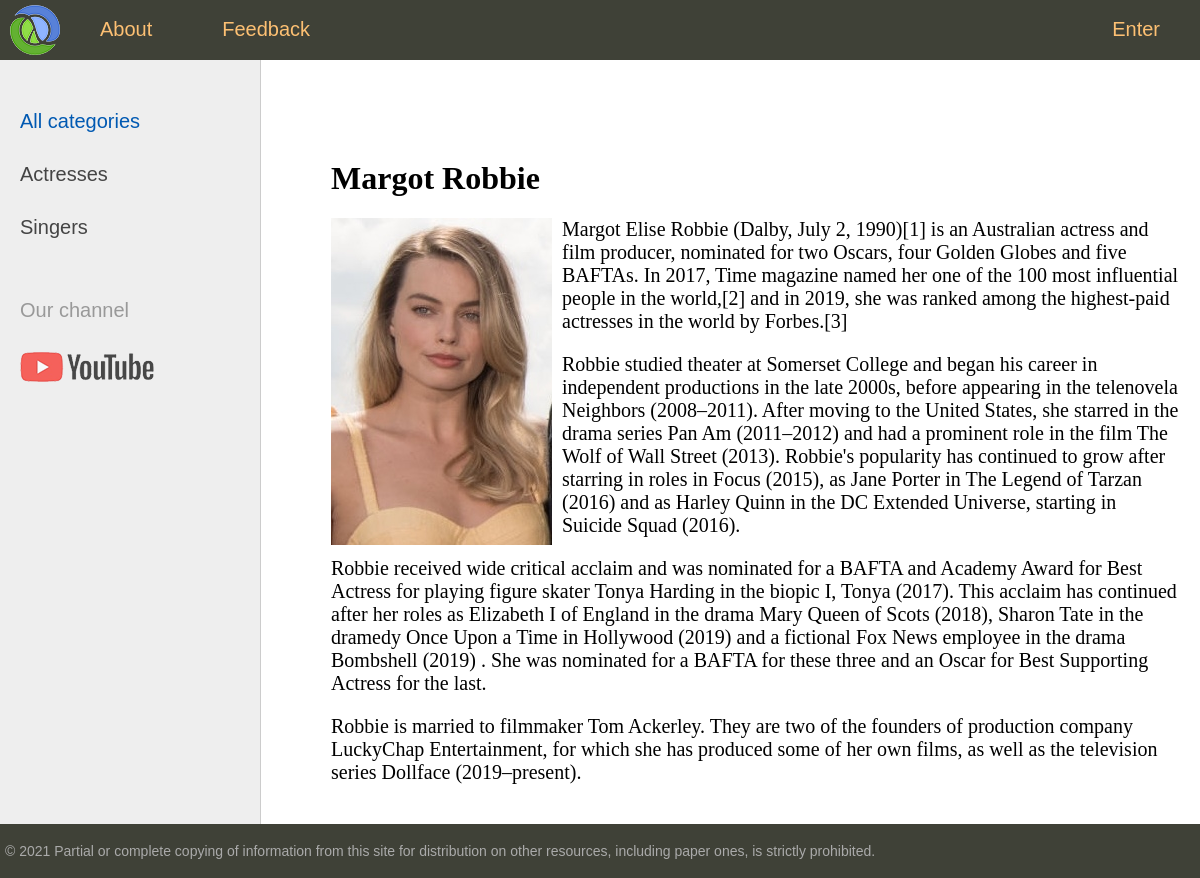
The page /post/margot-robbie/ on the database its author committed.
### women/models.py (models this page shows, shortened)
class Category(models.Model):
    name = models.CharField(max_length=100, db_index=True)
    slug = models.SlugField(max_length=255, unique=True, db_index=True, verbose_name="URL")
    def get_absolute_url(self):
        return reverse('category', kwargs={'cat_slug': self.slug})
    class Meta:
        verbose_name = 'Category'
        verbose_name_plural = 'Category'
        ordering = ['id']

class Women(models.Model):
    title = models.CharField(max_length=255)
    slug = models.SlugField(max_length=255, unique=True, db_index=True, verbose_name="URL")
    content = models.TextField(blank=True)
    photo = models.ImageField(upload_to="photos/%Y/%m/%d/")
    time_create = models.DateTimeField(auto_now_add=True)
    time_update = models.DateTimeField(auto_now=True)
    is_published = models.BooleanField(default=True)
    cat = models.ForeignKey('Category', on_delete=models.PROTECT)
    class Meta:
        verbose_name = 'Famous women'
        verbose_name_plural = 'Famous women'
        ordering = ['-time_create', 'title']

### women/views.py (the view)
# urls.py: path('post/<slug:post_slug>/', ShowPost.as_view(), name='post'),
class ShowPost(DataMixin, DetailView):
    model = Women
    template_name = 'women/post.html'
    slug_url_kwarg = 'post_slug'
    context_object_name = 'post'
    def get_context_data(self, *, object_list=None, **kwargs):
        context = super().get_context_data(**kwargs)
        c_def = self.get_user_context(title="post")
        return dict(list(context.items()) + list(c_def.items()))

### women/templatetags/women_tags.py (called while the page is built)
@register.inclusion_tag('women/list_categories.html')
def show_categories(sort=None, cat_selected=0):
    if not sort:
        cats = Category.objects.all()
    else:
        cats = Category.objects.order_by(sort)
    return {"cats": cats, "cat_selected": cat_selected}

### women/utils.py (called while the page is built)
    def get_user_context(self, **kwargs):
        context = kwargs
        cats = Category.objects.annotate(Count('women'))
        user_menu = menu.copy()
        if not self.request.user.is_authenticated:
            user_menu.pop(1)
        context['menu'] = user_menu
        context['cats'] = cats
        if 'cat_selected' not in context:
            context['cat_selected'] = 0
        return context

### women/templates/women/post.html
{% extends 'women/base.html' %}
{% block content %}
<h1>{{post.title}}</h1>
{% if post.photo %}
<p><img class ="img-article-left" src="{{post.photo.url}}" alt=""></p>
{% endif %}
{{post.content|linebreaks}}
{% endblock %}

### women/templates/women/base.html (shortened to what this page needs)
<!DOCTYPE html>
{% load static %}
{% load women_tags %}
<html>
<head>
    <link type="text/css" href="{% static 'women/css/styles.css' %}" rel="stylesheet"/>
</head>
<body>
<table class="table-page" border=0 cellpadding="0" cellspacing="0">
    <tr>
        <td valign=top>
            {% block mainmenu %}
            <div class="header">
                <ul id="mainmenu" class="mainmenu">
                    <li class="logo"><a href="{% url 'home' %}">
                        <div class="logo"></div>
                    </a></li>
                    {% for m in menu %}
                    {% if not forloop.last %}
                    <li><a href="{% url m.url_name %}">{{m.title}}</a></li>
                    {% else %}
                    <li class="last"><a href="{% url m.url_name %}">{{m.title}}</a></li>
                    {% endif %}
                    {% endfor %}
                </ul>
            </div>
            {% endblock mainmenu %}
            <table class="table-content" border=0 cellpadding="0" cellspacing="0">
                <tr>
                    <td valign="top" class="left-chapters">
                        <ul id="leftchapters">
                            {% if cat_selected == 0 %}
                            <li class="selected">All categories</li>
                            {% else %}
                            <li><a href="{% url 'home' %}">All categories</a></li>
                            {% endif %}
                            {% for c in cats %}
                            {% if c.women__count > 0 %}
                                {% if c.pk == cat_selected %}
                            <li class="selected">{{c.name}}</li>
                                {% else %}
                            <li><a href="{{ c.get_absolute_url }}">{{c.name}}</a></li>
                                {% endif %}
                            {% endif %}
                            {% endfor %}
                            <li class="share">
                                <p>Our channel</p>
                                <a class="share-yt"
                                   href="https://www.youtube.com/channel/UClJzWfGWuGJL2t-3dYKcHTA/playlists"
                                   target="_blank" rel="nofollow"></a>
                            </li>
                        </ul>
                    </td>
                    <td valign="top" class="content">
                        <div class="content-text">
                            {% block content %}
                            {% endblock %}
                        </div>
                    </td>
                </tr>
            </table>
        </td>
    </tr>
    <tr>
        <td valign=top>
            <div id="footer">
                <p>&copy; 2021 Partial or complete copying of information from this site for distribution on other
                    resources, including paper ones, is strictly prohibited.</p>
            </div>
        </td>
    </tr>
</table>
</body>
</html>

### women/static/women/css/styles.css (style rules this page uses)
html, body { font-family: 'Arial'; margin: 0; padding: 0; height: 100%; width: 100%; color: #444; }
a { color: #0059b2; text-decoration: none; }
img { max-width: 600px; height: auto; }
img.img-article-left { max-width: 300px; height: auto; float: left; padding: 0 10px 10px 0; }
.table-page { width: 100%; height: 100%; vertical-align: top; }
.table-page tr { height: 100%; }
.header { background: #3F4137; height: 60px; }
.logo { background: url('../images/logo.png') no-repeat 10px 5px; width: 70px; height: 60px; }
ul.mainmenu { list-style: none; margin: 0; padding: 0; height: 60px; color: #fdc073; font-size: 20px; overflow: hidden; }
ul.mainmenu li { float: left; margin: 18px 40px 0 30px; }
ul.mainmenu li.logo { margin: 0; }
ul.mainmenu li.last { float: right; }
ul.mainmenu li a { color: #fdc073; text-decoration: none; }
.table-content { width: 100%; min-height: 100%; height: 100%; }
.left-chapters { margin: 0; background: #eee; border-right: 1px solid #ccc; min-height: 100%; }
.left-chapters ul { width: 230px; min-height: 100%; margin: 0; padding: 20px 10px 10px 20px; list-style: none; font-size: 20px; }
.left-chapters ul li { margin: 30px 0 0 0; color: #999; }
.left-chapters ul li.selected { color: #0059b2; }
.left-chapters ul li a { color: #444; text-decoration: none; }
.left-chapters ul li.share { margin: 60px 0 0 0; }
.left-chapters ul li.share p { margin: 30px 0 30px 0; }
.left-chapters ul li.share a { display: inline-block; width: 40px; height: 40px; margin: 0 20px 0 0; }
.left-chapters ul li.share a.share-yt { width: 100%; height: 30px; background: url('../images/share_yt.png') no-repeat 0 0 }
.content { padding: 40px 20px 20px 40px; width: 100%; box-sizing: border-box; }
.content-text { margin: 60px 0 0 30px; color: #000; font-size: 20px; font-family: Yandex Sans Display Light; }
.content-text h1 { font-size: 32px; }
#footer { box-sizing: border-box; background: #3F4137; padding: 5px; color: #aaa; font-size: 14px; font-family: Verdana, Geneva, Arial, Helvetica; text-align: left; overflow: hidden; }

### rows shown on the page
Category: name "Actresses"
Category: name "Singers"
Women: title "Margot Robbie", photo (picture), content "Margot Elise Robbie (Dalby, July 2, 1990)[1] is an Australian actress and film producer, nominated for two Oscars, four Golden Globes and five BAFTAs. In 2017, Time magazine named her one of the 100 most influential people in the world,[2] and in 2019, she was ranked among the highest-paid actresses in the world by Forbes.[3] Robbie studied theater at Somerset College and began his career in independent productions in the late 2000s, before appearing in the telenovela Neighbors (2008–2011). After moving to the United States, she starred in the drama series Pan Am (2011–2012) and had a prominent role in the film The Wolf of Wall Street (2013). Robbie's popularity has continued to grow after…"

### other values the page prints
{{ m.title }} "About" "Feedback"
{{ m.title }} "Enter"
